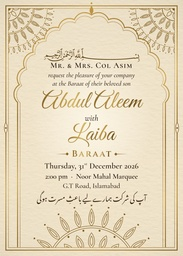
#> input picture Baraat Card Studio/All Images (one by one)/01 Noor Mehrab.jpg, 183 x 256 px, shrunk from 1080 x 1512 before the run
$ python _lotus_trace.py 'All Images (one by one)/01 Noor Mehrab.jpg' 'All Images (one by one)/02 Nazakat.jpg' 3 1.0 5
#> lines starting #> are read from the running program, lines starting #| are printed output that depends on the picture; after the words box and inside, x2 and y2 are one past the last pixel; in counts of white or black regions, pixels touching at a corner belong together
"""Rebuild the lotus-arch card as pure SVG shapes (no embedded picture).
paper  -> smooth colour field (blurred grid of rects) + feTurbulence grain
art    -> colour-quantised layers traced to vector paths (stacked light -> dark)
usage: python trace_card.py <src.jpg> <out.svg> [K] [thresh]
"""
import sys, json
import numpy as np, cv2

src, out = sys.argv[1], sys.argv[2]
K = int(sys.argv[3]) if len(sys.argv) > 3 else 56
TH = float(sys.argv[4]) if len(sys.argv) > 4 else 5.0
MINA = int(sys.argv[5]) if len(sys.argv) > 5 else 14
import os
SC = int(os.environ.get('SC', '2'))
ORDER = os.environ.get('ORDER', 'light')
DIL = int(os.environ.get('DIL', '2'))

bgr = cv2.imread(src)
#> bgr is the input picture: shape (256, 183, 3); mean B, G, R 188.7, 216.4, 230
H, W = bgr.shape[:2]
#> H = 256; W = 183
big = cv2.resize(bgr, (W * SC, H * SC), interpolation=cv2.INTER_CUBIC)
lab = cv2.cvtColor(big, cv2.COLOR_BGR2LAB).astype(np.float32)
den = cv2.bilateralFilter(big, 7, 18, 7)
labd = cv2.cvtColor(den, cv2.COLOR_BGR2LAB).astype(np.float32)

# ---- paper estimate by normalised convolution, iterated ----
def smooth_paper(mask_paper, sigma=60):
    m = cv2.erode(mask_paper.astype(np.uint8), np.ones((15, 15), np.uint8)).astype(np.float32)
    num = cv2.GaussianBlur(labd * m[..., None], (0, 0), sigma)
    den_ = cv2.GaussianBlur(m, (0, 0), sigma)[..., None] + 1e-6
    return num / den_

# lab in OpenCV 8-bit scale: L*255/100, a+128, b+128 -> convert distances to dE-ish
def dE(a, b):
    d = a - b
    return np.sqrt((d[..., 0] * 100 / 255) ** 2 + d[..., 1] ** 2 + d[..., 2] ** 2)

paper_mask = np.ones(labd.shape[:2], bool)
for it in range(4):
    P = smooth_paper(paper_mask)
    diff = dE(labd, P)
    paper_mask = diff < TH
#> this loop made 4 passes
#> pass 1, in dE, `d = a - b`:
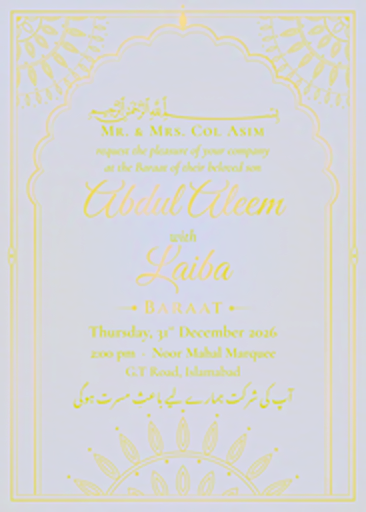
#> d: shape (512, 366, 3) float32; mean B, G, R 0, 0, 0; drawn with min black and max white
#> pass 1, `diff = dE(labd, P)`:
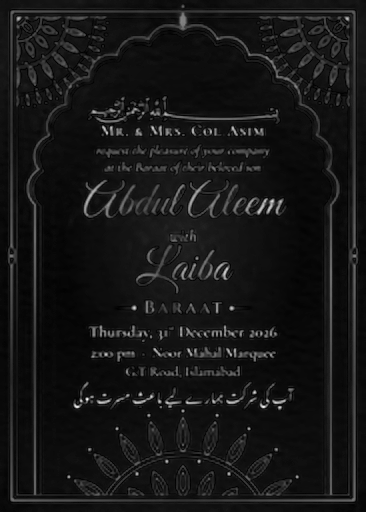
#> diff: shape (512, 366) float32; min 0.278, max 72.27, mean 6.7; drawn with min black and max white
#> after the loop: paper_mask: shape (512, 366) bool; every value is 0
art = ~paper_mask
#> art: shape (512, 366) bool; every value is 1
# clean: remove specks, close tiny gaps
art = art.astype(np.uint8)
art = cv2.morphologyEx(art, cv2.MORPH_OPEN, np.ones((2, 2), np.uint8))
n, lbl, stats, _ = cv2.connectedComponentsWithStats(art, 8)
#> lbl: shape (512, 366) int32; every value is 1
#> n = 2; stats = [[-1, 2147483647, 0, 0, 0], [0, 0, 366, 512, 187392]]
keep = np.zeros(n, bool); keep[1:] = stats[1:, cv2.CC_STAT_AREA] >= MINA * SC * SC
#> after `keep = np.zeros(n, bool)`: keep = [False, False]
art = keep[lbl]

# ---- paper field as a coarse grid ----
GX, GY = 34, 42
Pbgr = cv2.cvtColor(np.clip(P, 0, 255).astype(np.uint8), cv2.COLOR_LAB2BGR)
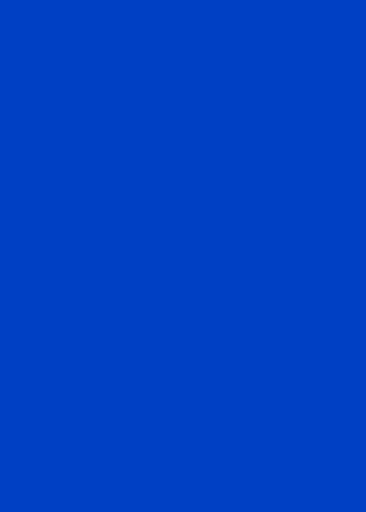
#> Pbgr: shape (512, 366, 3); mean B, G, R 194, 64, 0
#> P: shape (512, 366, 3) float32; every value is 0
grid = np.clip(cv2.resize(Pbgr, (GX, GY), interpolation=cv2.INTER_AREA).astype(int) + 4, 0, 255).astype(np.uint8)
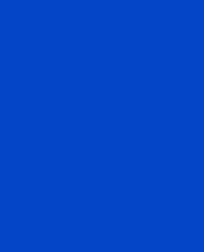
#> grid: shape (42, 34, 3) (shown 6 times larger); mean B, G, R 198, 68, 4

# ---- quantise art colours (k-means in Lab) ----
W_AB = np.array([1.0, 1.7, 1.7], np.float32)
pix = labd[art].reshape(-1, 3) * W_AB
crit = (cv2.TERM_CRITERIA_EPS + cv2.TERM_CRITERIA_MAX_ITER, 40, 0.5)
sample = pix[np.random.default_rng(1).choice(len(pix), min(len(pix), 400000), replace=False)]
_, _, centers = cv2.kmeans(sample, K, None, crit, 3, cv2.KMEANS_PP_CENTERS)
#> centers = [[231.4, 218, 241.7], [198.4, 218.9, 250.4], [160.8, 219.5, 252]]
# assign all art pixels
labels = np.empty(len(pix), np.int32)
for i in range(0, len(pix), 200000):
    ch_ = pix[i:i + 200000]
    labels[i:i + 200000] = np.argmin(((ch_[:, None, :] - centers[None, :, :]) ** 2).sum(-1), 1)
#> this loop made 1 pass
lab_img = np.full(art.shape, -1, np.int32); lab_img[art] = labels
#> after `lab_img[art] = labels`: lab_img: shape (512, 366) int32; 3 distinct labels, from 0 to 2
# median-filter labels to kill salt noise
lab8 = (lab_img + 1).astype(np.uint8)
lab8 = cv2.medianBlur(lab8, 3)
lab_img = lab8.astype(np.int32) - 1
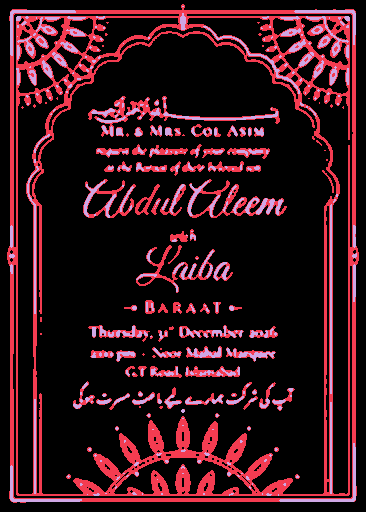
#> lab_img: shape (512, 366) int32; 3 distinct labels, from 0 to 2; one colour per label, 0 black
centers = centers / W_AB
#> centers = [[231.4, 128.2, 142.2], [198.4, 128.8, 147.3], [160.8, 129.1, 148.2]]
order = np.argsort(-centers[:, 0]) if ORDER == 'light' else np.argsort(centers[:, 0])
#> order = [0, 1, 2]
rank = np.empty(K, int); rank[order] = np.arange(K)
rank_img = np.where(lab_img >= 0, rank[np.clip(lab_img, 0, None)], -1)
#> rank_img: shape (512, 366) int64; 3 distinct labels, from 0 to 2
cbgr = cv2.cvtColor(np.clip(centers, 0, 255).astype(np.uint8)[None], cv2.COLOR_LAB2BGR)[0]
#> cbgr = [[201, 227, 239], [157, 191, 206], [116, 150, 167]]

def hexc(c): return "#%02x%02x%02x" % (int(c[2]), int(c[1]), int(c[0]))

def contours_to_d(mask):
    cs, hier = cv2.findContours(mask.astype(np.uint8), cv2.RETR_CCOMP, cv2.CHAIN_APPROX_NONE)
    parts = []
    for c in cs:
        if len(c) < 3: continue
        a = cv2.approxPolyDP(c, 1.0, True).reshape(-1, 2)
        if len(a) < 3: continue
        pts = a / SC
        parts.append("M" + " ".join(f"{x:.1f} {y:.1f}" for x, y in pts) + "Z")
    return "".join(parts)

art_d = cv2.dilate(art.astype(np.uint8), np.ones((2, 2), np.uint8)).astype(bool)
paths = []
for r in range(K):
    m = cv2.dilate((rank_img == r).astype(np.uint8), np.ones((DIL, DIL), np.uint8)).astype(bool) & art_d
    if not m.any(): continue
    d = contours_to_d(m)
    if d: paths.append((hexc(cbgr[order[r]]), d))
#> this loop made 3 passes
#> pass 1, `m = cv2.dilate((rank_img == r).astype(np.uint8), np.ones((DIL, DIL), n..`:
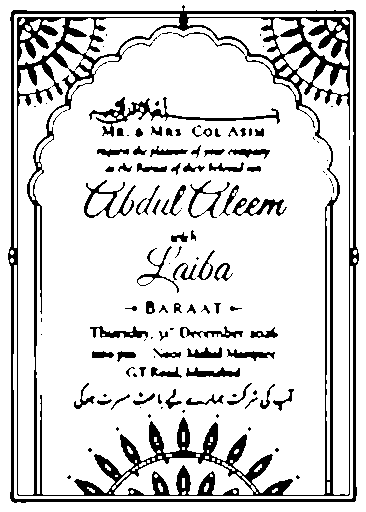
#> m: shape (512, 366) bool; 84.2% white; 126 black regions (51 under 20 px), largest, box (x1, y1, x2, y2) and area: (8, 5, 359, 503) 20473, (89, 97, 280, 137) 1095, (84, 180, 136, 218) 494
#> pass 3, `m = cv2.dilate((rank_img == r).astype(np.uint8), np.ones((DIL, DIL), n..`:
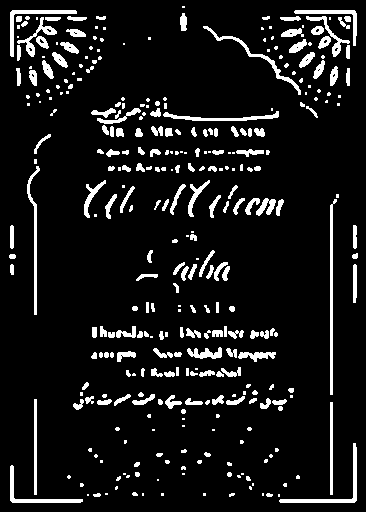
#> m: shape (512, 366) bool; 9% white; 335 white regions (149 under 20 px), largest, box (x1, y1, x2, y2) and area: (330, 199, 337, 395) 587, (279, 443, 357, 503) 528, (27, 166, 40, 315) 465
#> after the loop, paths = 3 items

svg = [f'<svg xmlns="http://www.w3.org/2000/svg" viewBox="0 0 {W} {H}" width="{W}" height="{H}" shape-rendering="geometricPrecision">',
       '<defs><filter id="pblur" x="-10%" y="-10%" width="120%" height="120%"><feGaussianBlur stdDeviation="22"/></filter>',
       '<filter id="grain" x="0" y="0" width="100%" height="100%"><feTurbulence type="fractalNoise" baseFrequency=".9" numOctaves="2" seed="7" result="n"/>'
       '<feColorMatrix type="matrix" values="0 0 0 0 .52  0 0 0 0 .42  0 0 0 0 .28  3.2 0 0 0 -1.75"/></filter>',
       '<filter id="mott" x="0" y="0" width="100%" height="100%"><feTurbulence type="fractalNoise" baseFrequency=".012" numOctaves="3" seed="3"/>'
       '<feColorMatrix type="matrix" values="0 0 0 0 .55  0 0 0 0 .45  0 0 0 0 .3  0 0 0 -1.2 .62"/></filter></defs>',
       f'<rect width="{W}" height="{H}" fill="{hexc(grid.reshape(-1,3).mean(0))}"/>',
       '<g filter="url(#pblur)">']
cw, ch = W / GX, H / GY
#> cw = 5.38; ch = 6.1
for y in range(GY):
    for x in range(GX):
        svg.append(f'<rect x="{x*cw-1:.1f}" y="{y*ch-1:.1f}" width="{cw+2:.1f}" height="{ch+2:.1f}" fill="{hexc(grid[y,x])}"/>')
#> after the loop, svg = 1434 items
svg.append('</g>')
svg.append(f'<rect width="{W}" height="{H}" filter="url(#mott)" opacity=".22"/>')
svg.append(f'<rect width="{W}" height="{H}" filter="url(#grain)" opacity=".55"/>')
svg.append('<g id="art" stroke-linejoin="round">')
for col, d in paths:
    svg.append(f'<path fill="{col}" fill-rule="evenodd" stroke="{col}" stroke-width=".25" d="{d}"/>')
#> this loop made 3 passes
#> col on passes 1 to 3: '#efe3c9', '#cebf9d', '#a79674'
#> after the loop, svg = 1441 items
svg.append('</g></svg>')
open(out, "w", encoding="utf-8").write("\n".join(svg))
print(json.dumps({"layers": len(paths), "art_px": int(art.sum()), "bytes": sum(len(s) for s in svg)}))
#| {"layers": 3, "art_px": 187392, "bytes": 174660}

$ run again, on Baraat Card Studio/All Images (one by one)/04 Haala.jpg
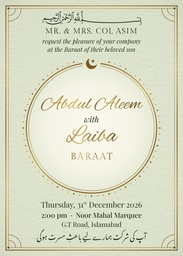
#> input picture Baraat Card Studio/All Images (one by one)/04 Haala.jpg, 183 x 256 px, shrunk from 1080 x 1512 before the run
#> bgr is the input picture: shape (256, 183, 3); mean B, G, R 198.3, 220.6, 218.8
#> art: shape (512, 366) bool; every value is 1
#> lbl: shape (512, 366) int32; every value is 1
#> n = 2; stats = [[-1, 2147483647, 0, 0, 0], [0, 0, 366, 512, 187392]]
#> `_, _, centers = cv2.kmeans(sample, K, None, crit, 3, cv2.KMEANS_PP_CEN..`: centers = [[224.1, 208.8, 236.5], [168.5, 210.3, 243.9], [242.6, 213.2, 230.5]]
#> the loop `for i in range(0, len(pix), 200000):` made 1 pass
#> `centers = centers / W_AB`: centers = [[224.1, 122.8, 139.1], [168.5, 123.7, 143.5], [242.6, 125.4, 135.6]]
#> order = [2, 0, 1]
#> `rank_img = np.where(lab_img >= 0, rank[np.clip(lab_img, 0, None)], -1)`:
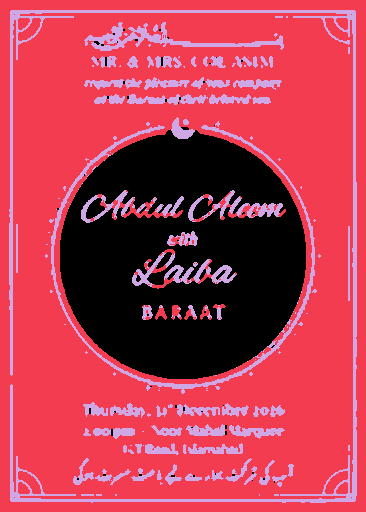
#> rank_img: shape (512, 366) int64; 3 distinct labels, from 0 to 2; one colour per label, 0 black
#> cbgr = [[199, 223, 217], [133, 162, 162], [227, 242, 240]]
#> the loop `for r in range(K):` made 3 passes
#> pass 3, `m = cv2.dilate((rank_img == r).astype(np.uint8), np.ones((DIL, DIL), n..`:
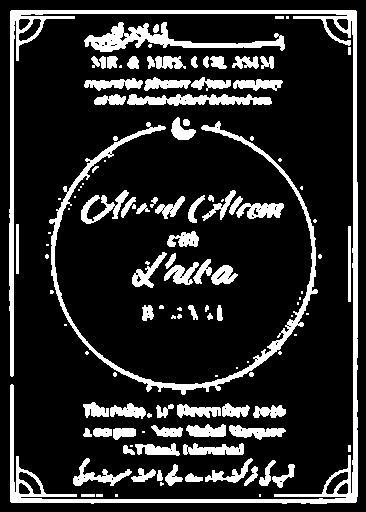
#> m: shape (512, 366) bool; 16.7% white; 123 white regions (45 under 20 px), largest, box (x1, y1, x2, y2) and area: (9, 10, 358, 504) 9236, (49, 121, 318, 395) 4115, (84, 22, 285, 52) 1955
#> after the loop `for r in range(K):`: paths = 3 items
#> after the loop `for y in range(GY):`: svg = 1434 items
#> the loop `for col, d in paths:` made 3 passes
#> col on passes 1 to 3: '#f0f2e3', '#d9dfc7', '#a2a285'
#> after the loop `for col, d in paths:`: svg = 1441 items
#| {"layers": 3, "art_px": 187392, "bytes": 138497}
